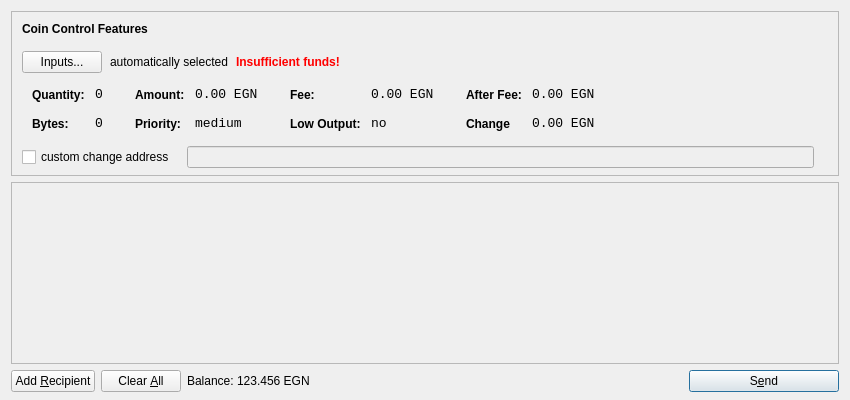
<?xml version="1.0" encoding="UTF-8"?>
<ui version="4.0">
 <class>SendCoinsDialog</class>
 <widget class="QDialog" name="SendCoinsDialog">
  <property name="geometry">
   <rect>
    <x>0</x>
    <y>0</y>
    <width>850</width>
    <height>400</height>
   </rect>
  </property>
  <property name="windowTitle">
   <string>Send Coins</string>
  </property>
  <layout class="QVBoxLayout" name="verticalLayout" stretch="0,1,0">
   <property name="bottomMargin">
    <number>8</number>
   </property>
   <item>
    <widget class="QFrame" name="frameCoinControl">
     <property name="sizePolicy">
      <sizepolicy hsizetype="Expanding" vsizetype="Expanding">
       <horstretch>0</horstretch>
       <verstretch>0</verstretch>
      </sizepolicy>
     </property>
     <property name="maximumSize">
      <size>
       <width>16777215</width>
       <height>16777215</height>
      </size>
     </property>
     <property name="frameShape">
      <enum>QFrame::StyledPanel</enum>
     </property>
     <property name="frameShadow">
      <enum>QFrame::Sunken</enum>
     </property>
     <layout class="QVBoxLayout" name="verticalLayoutCoinControl2">
      <property name="spacing">
       <number>-1</number>
      </property>
      <property name="leftMargin">
       <number>0</number>
      </property>
      <property name="topMargin">
       <number>0</number>
      </property>
      <property name="rightMargin">
       <number>0</number>
      </property>
      <property name="bottomMargin">
       <number>6</number>
      </property>
      <item>
       <layout class="QVBoxLayout" name="verticalLayoutCoinControl" stretch="0,0,0,0,1">
        <property name="spacing">
         <number>0</number>
        </property>
        <property name="leftMargin">
         <number>10</number>
        </property>
        <property name="topMargin">
         <number>10</number>
        </property>
        <item>
         <layout class="QHBoxLayout" name="horizontalLayoutCoinControl1">
          <property name="bottomMargin">
           <number>15</number>
          </property>
          <item>
           <widget class="QLabel" name="labelCoinControlFeatures">
            <property name="sizePolicy">
             <sizepolicy hsizetype="Preferred" vsizetype="Maximum">
              <horstretch>0</horstretch>
              <verstretch>0</verstretch>
             </sizepolicy>
            </property>
            <property name="font">
             <font>
              <weight>75</weight>
              <bold>true</bold>
             </font>
            </property>
            <property name="styleSheet">
             <string notr="true">font-weight:bold;</string>
            </property>
            <property name="text">
             <string>Coin Control Features</string>
            </property>
           </widget>
          </item>
         </layout>
        </item>
        <item>
         <layout class="QHBoxLayout" name="horizontalLayoutCoinControl2" stretch="0,0,0,0">
          <property name="spacing">
           <number>8</number>
          </property>
          <property name="bottomMargin">
           <number>10</number>
          </property>
          <item>
           <widget class="QPushButton" name="pushButtonCoinControl">
            <property name="styleSheet">
             <string notr="true"/>
            </property>
            <property name="text">
             <string>Inputs...</string>
            </property>
           </widget>
          </item>
          <item>
           <widget class="QLabel" name="labelCoinControlAutomaticallySelected">
            <property name="text">
             <string>automatically selected</string>
            </property>
            <property name="margin">
             <number>5</number>
            </property>
           </widget>
          </item>
          <item>
           <widget class="QLabel" name="labelCoinControlInsuffFunds">
            <property name="font">
             <font>
              <weight>75</weight>
              <bold>true</bold>
             </font>
            </property>
            <property name="styleSheet">
             <string notr="true">color:red;font-weight:bold;</string>
            </property>
            <property name="text">
             <string>Insufficient funds!</string>
            </property>
            <property name="margin">
             <number>5</number>
            </property>
           </widget>
          </item>
          <item>
           <spacer name="horizontalSpacerCoinControl">
            <property name="orientation">
             <enum>Qt::Horizontal</enum>
            </property>
            <property name="sizeHint" stdset="0">
             <size>
              <width>40</width>
              <height>1</height>
             </size>
            </property>
           </spacer>
          </item>
         </layout>
        </item>
        <item>
         <widget class="QWidget" name="widgetCoinControl" native="true">
          <property name="sizePolicy">
           <sizepolicy hsizetype="Preferred" vsizetype="Preferred">
            <horstretch>0</horstretch>
            <verstretch>0</verstretch>
           </sizepolicy>
          </property>
          <property name="minimumSize">
           <size>
            <width>0</width>
            <height>0</height>
           </size>
          </property>
          <property name="styleSheet">
           <string notr="true"/>
          </property>
          <layout class="QHBoxLayout" name="horizontalLayoutCoinControl5">
           <property name="margin">
            <number>0</number>
           </property>
           <item>
            <layout class="QHBoxLayout" name="horizontalLayoutCoinControl3" stretch="0,0,0,1">
             <property name="spacing">
              <number>20</number>
             </property>
             <property name="topMargin">
              <number>0</number>
             </property>
             <property name="bottomMargin">
              <number>10</number>
             </property>
             <item>
              <layout class="QFormLayout" name="formLayoutCoinControl1">
               <property name="horizontalSpacing">
                <number>10</number>
               </property>
               <property name="verticalSpacing">
                <number>14</number>
               </property>
               <property name="leftMargin">
                <number>10</number>
               </property>
               <property name="topMargin">
                <number>4</number>
               </property>
               <property name="rightMargin">
                <number>6</number>
               </property>
               <item row="0" column="0">
                <widget class="QLabel" name="labelCoinControlQuantityText">
                 <property name="styleSheet">
                  <string notr="true">font-weight:bold;</string>
                 </property>
                 <property name="text">
                  <string>Quantity:</string>
                 </property>
                 <property name="margin">
                  <number>0</number>
                 </property>
                </widget>
               </item>
               <item row="0" column="1">
                <widget class="QLabel" name="labelCoinControlQuantity">
                 <property name="font">
                  <font>
                   <family>Monospace</family>
                   <pointsize>10</pointsize>
                  </font>
                 </property>
                 <property name="cursor">
                  <cursorShape>IBeamCursor</cursorShape>
                 </property>
                 <property name="contextMenuPolicy">
                  <enum>Qt::ActionsContextMenu</enum>
                 </property>
                 <property name="text">
                  <string>0</string>
                 </property>
                 <property name="margin">
                  <number>0</number>
                 </property>
                 <property name="textInteractionFlags">
                  <set>Qt::LinksAccessibleByMouse|Qt::TextSelectableByKeyboard|Qt::TextSelectableByMouse</set>
                 </property>
                </widget>
               </item>
               <item row="1" column="0">
                <widget class="QLabel" name="labelCoinControlBytesText">
                 <property name="styleSheet">
                  <string notr="true">font-weight:bold;</string>
                 </property>
                 <property name="text">
                  <string>Bytes:</string>
                 </property>
                </widget>
               </item>
               <item row="1" column="1">
                <widget class="QLabel" name="labelCoinControlBytes">
                 <property name="font">
                  <font>
                   <family>Monospace</family>
                   <pointsize>10</pointsize>
                  </font>
                 </property>
                 <property name="cursor">
                  <cursorShape>IBeamCursor</cursorShape>
                 </property>
                 <property name="contextMenuPolicy">
                  <enum>Qt::ActionsContextMenu</enum>
                 </property>
                 <property name="text">
                  <string>0</string>
                 </property>
                 <property name="textInteractionFlags">
                  <set>Qt::LinksAccessibleByMouse|Qt::TextSelectableByKeyboard|Qt::TextSelectableByMouse</set>
                 </property>
                </widget>
               </item>
              </layout>
             </item>
             <item>
              <layout class="QFormLayout" name="formLayoutCoinControl2">
               <property name="horizontalSpacing">
                <number>10</number>
               </property>
               <property name="verticalSpacing">
                <number>14</number>
               </property>
               <property name="leftMargin">
                <number>6</number>
               </property>
               <property name="topMargin">
                <number>4</number>
               </property>
               <property name="rightMargin">
                <number>6</number>
               </property>
               <item row="0" column="0">
                <widget class="QLabel" name="labelCoinControlAmountText">
                 <property name="styleSheet">
                  <string notr="true">font-weight:bold;</string>
                 </property>
                 <property name="text">
                  <string>Amount:</string>
                 </property>
                 <property name="margin">
                  <number>0</number>
                 </property>
                </widget>
               </item>
               <item row="0" column="1">
                <widget class="QLabel" name="labelCoinControlAmount">
                 <property name="font">
                  <font>
                   <family>Monospace</family>
                   <pointsize>10</pointsize>
                  </font>
                 </property>
                 <property name="cursor">
                  <cursorShape>IBeamCursor</cursorShape>
                 </property>
                 <property name="contextMenuPolicy">
                  <enum>Qt::ActionsContextMenu</enum>
                 </property>
                 <property name="text">
                  <string>0.00 EGN</string>
                 </property>
                 <property name="textInteractionFlags">
                  <set>Qt::LinksAccessibleByMouse|Qt::TextSelectableByKeyboard|Qt::TextSelectableByMouse</set>
                 </property>
                </widget>
               </item>
               <item row="1" column="0">
                <widget class="QLabel" name="labelCoinControlPriorityText">
                 <property name="styleSheet">
                  <string notr="true">font-weight:bold;</string>
                 </property>
                 <property name="text">
                  <string>Priority:</string>
                 </property>
                </widget>
               </item>
               <item row="1" column="1">
                <widget class="QLabel" name="labelCoinControlPriority">
                 <property name="font">
                  <font>
                   <family>Monospace</family>
                   <pointsize>10</pointsize>
                  </font>
                 </property>
                 <property name="cursor">
                  <cursorShape>IBeamCursor</cursorShape>
                 </property>
                 <property name="contextMenuPolicy">
                  <enum>Qt::ActionsContextMenu</enum>
                 </property>
                 <property name="text">
                  <string>medium</string>
                 </property>
                 <property name="textInteractionFlags">
                  <set>Qt::LinksAccessibleByMouse|Qt::TextSelectableByKeyboard|Qt::TextSelectableByMouse</set>
                 </property>
                </widget>
               </item>
              </layout>
             </item>
             <item>
              <layout class="QFormLayout" name="formLayoutCoinControl3">
               <property name="horizontalSpacing">
                <number>10</number>
               </property>
               <property name="verticalSpacing">
                <number>14</number>
               </property>
               <property name="leftMargin">
                <number>6</number>
               </property>
               <property name="topMargin">
                <number>4</number>
               </property>
               <property name="rightMargin">
                <number>6</number>
               </property>
               <item row="0" column="0">
                <widget class="QLabel" name="labelCoinControlFeeText">
                 <property name="styleSheet">
                  <string notr="true">font-weight:bold;</string>
                 </property>
                 <property name="text">
                  <string>Fee:</string>
                 </property>
                 <property name="margin">
                  <number>0</number>
                 </property>
                </widget>
               </item>
               <item row="0" column="1">
                <widget class="QLabel" name="labelCoinControlFee">
                 <property name="font">
                  <font>
                   <family>Monospace</family>
                   <pointsize>10</pointsize>
                  </font>
                 </property>
                 <property name="cursor">
                  <cursorShape>IBeamCursor</cursorShape>
                 </property>
                 <property name="contextMenuPolicy">
                  <enum>Qt::ActionsContextMenu</enum>
                 </property>
                 <property name="text">
                  <string>0.00 EGN</string>
                 </property>
                 <property name="textInteractionFlags">
                  <set>Qt::LinksAccessibleByMouse|Qt::TextSelectableByKeyboard|Qt::TextSelectableByMouse</set>
                 </property>
                </widget>
               </item>
               <item row="1" column="0">
                <widget class="QLabel" name="labelCoinControlLowOutputText">
                 <property name="styleSheet">
                  <string notr="true">font-weight:bold;</string>
                 </property>
                 <property name="text">
                  <string>Low Output:</string>
                 </property>
                </widget>
               </item>
               <item row="1" column="1">
                <widget class="QLabel" name="labelCoinControlLowOutput">
                 <property name="font">
                  <font>
                   <family>Monospace</family>
                   <pointsize>10</pointsize>
                  </font>
                 </property>
                 <property name="cursor">
                  <cursorShape>IBeamCursor</cursorShape>
                 </property>
                 <property name="contextMenuPolicy">
                  <enum>Qt::ActionsContextMenu</enum>
                 </property>
                 <property name="text">
                  <string>no</string>
                 </property>
                 <property name="textInteractionFlags">
                  <set>Qt::LinksAccessibleByMouse|Qt::TextSelectableByKeyboard|Qt::TextSelectableByMouse</set>
                 </property>
                </widget>
               </item>
              </layout>
             </item>
             <item>
              <layout class="QFormLayout" name="formLayoutCoinControl4">
               <property name="horizontalSpacing">
                <number>10</number>
               </property>
               <property name="verticalSpacing">
                <number>14</number>
               </property>
               <property name="leftMargin">
                <number>6</number>
               </property>
               <property name="topMargin">
                <number>4</number>
               </property>
               <property name="rightMargin">
                <number>6</number>
               </property>
               <item row="0" column="0">
                <widget class="QLabel" name="labelCoinControlAfterFeeText">
                 <property name="styleSheet">
                  <string notr="true">font-weight:bold;</string>
                 </property>
                 <property name="text">
                  <string>After Fee:</string>
                 </property>
                 <property name="margin">
                  <number>0</number>
                 </property>
                </widget>
               </item>
               <item row="0" column="1">
                <widget class="QLabel" name="labelCoinControlAfterFee">
                 <property name="font">
                  <font>
                   <family>Monospace</family>
                   <pointsize>10</pointsize>
                  </font>
                 </property>
                 <property name="cursor">
                  <cursorShape>IBeamCursor</cursorShape>
                 </property>
                 <property name="contextMenuPolicy">
                  <enum>Qt::ActionsContextMenu</enum>
                 </property>
                 <property name="text">
                  <string>0.00 EGN</string>
                 </property>
                 <property name="textInteractionFlags">
                  <set>Qt::LinksAccessibleByMouse|Qt::TextSelectableByKeyboard|Qt::TextSelectableByMouse</set>
                 </property>
                </widget>
               </item>
               <item row="1" column="0">
                <widget class="QLabel" name="labelCoinControlChangeText">
                 <property name="styleSheet">
                  <string notr="true">font-weight:bold;</string>
                 </property>
                 <property name="text">
                  <string>Change</string>
                 </property>
                </widget>
               </item>
               <item row="1" column="1">
                <widget class="QLabel" name="labelCoinControlChange">
                 <property name="font">
                  <font>
                   <family>Monospace</family>
                   <pointsize>10</pointsize>
                  </font>
                 </property>
                 <property name="cursor">
                  <cursorShape>IBeamCursor</cursorShape>
                 </property>
                 <property name="contextMenuPolicy">
                  <enum>Qt::ActionsContextMenu</enum>
                 </property>
                 <property name="text">
                  <string>0.00 EGN</string>
                 </property>
                 <property name="textInteractionFlags">
                  <set>Qt::LinksAccessibleByMouse|Qt::TextSelectableByKeyboard|Qt::TextSelectableByMouse</set>
                 </property>
                </widget>
               </item>
              </layout>
             </item>
            </layout>
           </item>
          </layout>
         </widget>
        </item>
        <item>
         <layout class="QHBoxLayout" name="horizontalLayoutCoinControl4" stretch="0,0,0">
          <property name="spacing">
           <number>12</number>
          </property>
          <property name="sizeConstraint">
           <enum>QLayout::SetDefaultConstraint</enum>
          </property>
          <property name="topMargin">
           <number>5</number>
          </property>
          <property name="rightMargin">
           <number>5</number>
          </property>
          <item>
           <widget class="QCheckBox" name="checkBoxCoinControlChange">
            <property name="text">
             <string>custom change address</string>
            </property>
           </widget>
          </item>
          <item>
           <widget class="QLineEdit" name="lineEditCoinControlChange">
            <property name="enabled">
             <bool>false</bool>
            </property>
            <property name="sizePolicy">
             <sizepolicy hsizetype="Expanding" vsizetype="Fixed">
              <horstretch>0</horstretch>
              <verstretch>0</verstretch>
             </sizepolicy>
            </property>
           </widget>
          </item>
          <item>
           <widget class="QLabel" name="labelCoinControlChangeLabel">
            <property name="sizePolicy">
             <sizepolicy hsizetype="Preferred" vsizetype="Expanding">
              <horstretch>0</horstretch>
              <verstretch>0</verstretch>
             </sizepolicy>
            </property>
            <property name="minimumSize">
             <size>
              <width>0</width>
              <height>0</height>
             </size>
            </property>
            <property name="text">
             <string/>
            </property>
            <property name="margin">
             <number>3</number>
            </property>
           </widget>
          </item>
         </layout>
        </item>
        <item>
         <spacer name="verticalSpacerCoinControl">
          <property name="orientation">
           <enum>Qt::Vertical</enum>
          </property>
          <property name="sizeHint" stdset="0">
           <size>
            <width>800</width>
            <height>1</height>
           </size>
          </property>
         </spacer>
        </item>
       </layout>
      </item>
     </layout>
    </widget>
   </item>
   <item>
    <widget class="QScrollArea" name="scrollArea">
     <property name="widgetResizable">
      <bool>true</bool>
     </property>
     <widget class="QWidget" name="scrollAreaWidgetContents">
      <property name="geometry">
       <rect>
        <x>0</x>
        <y>0</y>
        <width>830</width>
        <height>165</height>
       </rect>
      </property>
      <layout class="QVBoxLayout" name="verticalLayout_2">
       <property name="margin">
        <number>0</number>
       </property>
       <item>
        <layout class="QVBoxLayout" name="entries">
         <property name="spacing">
          <number>6</number>
         </property>
        </layout>
       </item>
       <item>
        <spacer name="verticalSpacer">
         <property name="orientation">
          <enum>Qt::Vertical</enum>
         </property>
         <property name="sizeHint" stdset="0">
          <size>
           <width>20</width>
           <height>40</height>
          </size>
         </property>
        </spacer>
       </item>
      </layout>
     </widget>
    </widget>
   </item>
   <item>
    <layout class="QHBoxLayout" name="horizontalLayout">
     <item>
      <widget class="QPushButton" name="addButton">
       <property name="toolTip">
        <string>Send to multiple recipients at once</string>
       </property>
       <property name="text">
        <string>Add &amp;Recipient</string>
       </property>
       <property name="icon">
        <iconset resource="../bitcoin.qrc">
         <normaloff>:/icons/add</normaloff>:/icons/add</iconset>
       </property>
       <property name="autoDefault">
        <bool>false</bool>
       </property>
      </widget>
     </item>
     <item>
      <widget class="QPushButton" name="clearButton">
       <property name="sizePolicy">
        <sizepolicy hsizetype="Minimum" vsizetype="Fixed">
         <horstretch>0</horstretch>
         <verstretch>0</verstretch>
        </sizepolicy>
       </property>
       <property name="toolTip">
        <string>Remove all transaction fields</string>
       </property>
       <property name="text">
        <string>Clear &amp;All</string>
       </property>
       <property name="icon">
        <iconset resource="../bitcoin.qrc">
         <normaloff>:/icons/remove</normaloff>:/icons/remove</iconset>
       </property>
       <property name="autoRepeatDelay">
        <number>300</number>
       </property>
       <property name="autoDefault">
        <bool>false</bool>
       </property>
      </widget>
     </item>
     <item>
      <layout class="QHBoxLayout" name="horizontalLayout_2">
       <property name="spacing">
        <number>3</number>
       </property>
       <item>
        <widget class="QLabel" name="label">
         <property name="sizePolicy">
          <sizepolicy hsizetype="Preferred" vsizetype="Fixed">
           <horstretch>0</horstretch>
           <verstretch>0</verstretch>
          </sizepolicy>
         </property>
         <property name="text">
          <string>Balance:</string>
         </property>
        </widget>
       </item>
       <item>
        <widget class="QLabel" name="labelBalance">
         <property name="sizePolicy">
          <sizepolicy hsizetype="Preferred" vsizetype="Fixed">
           <horstretch>0</horstretch>
           <verstretch>0</verstretch>
          </sizepolicy>
         </property>
         <property name="cursor">
          <cursorShape>IBeamCursor</cursorShape>
         </property>
         <property name="text">
          <string>123.456 EGN</string>
         </property>
         <property name="textInteractionFlags">
          <set>Qt::LinksAccessibleByMouse|Qt::TextSelectableByKeyboard|Qt::TextSelectableByMouse</set>
         </property>
        </widget>
       </item>
      </layout>
     </item>
     <item>
      <spacer name="horizontalSpacer">
       <property name="orientation">
        <enum>Qt::Horizontal</enum>
       </property>
       <property name="sizeHint" stdset="0">
        <size>
         <width>40</width>
         <height>20</height>
        </size>
       </property>
      </spacer>
     </item>
     <item>
      <widget class="QPushButton" name="sendButton">
       <property name="minimumSize">
        <size>
         <width>150</width>
         <height>0</height>
        </size>
       </property>
       <property name="toolTip">
        <string>Confirm the send action</string>
       </property>
       <property name="text">
        <string>S&amp;end</string>
       </property>
       <property name="icon">
        <iconset resource="../bitcoin.qrc">
         <normaloff>:/icons/send</normaloff>:/icons/send</iconset>
       </property>
       <property name="default">
        <bool>true</bool>
       </property>
      </widget>
     </item>
    </layout>
   </item>
  </layout>
 </widget>
 <resources>
  <include location="../bitcoin.qrc"/>
 </resources>
 <connections/>
</ui>
